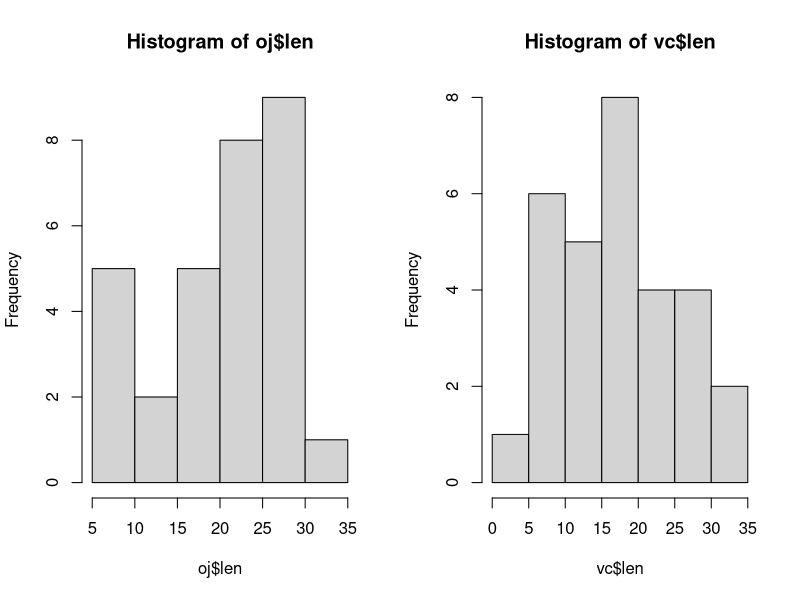

Reproduce this figure in R.
## ---- chunk 1
library(datasets)
df <- datasets::ToothGrowth
nrow(df)
names(df)
sapply(df, class)
levels(df$supp)
unique(df$dose)
## ---- chunk 2
summary(df)
## ---- chunk 3
oj <- subset(df, supp=="OJ")
vc <- subset(df, supp=="VC")
par(mfrow=c(1, 2))
hist(oj$len)
hist(vc$len)
## ---- chunk 4
t.test(oj$len, vc$len, alternative="greater")$p.value
